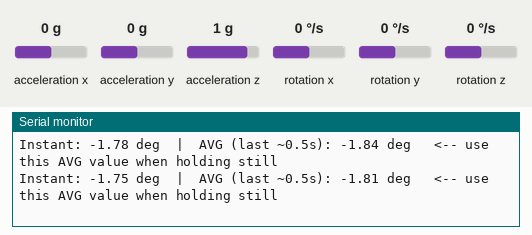
A sketch run on a simulated ESP32. Parts: the last lines printed to the serial monitor. Wiring (inferred from the names in the program): MPU-6050 motion sensor at I2C address 0x68. Inputs (shaded band) come from the test bench; at power-on: acceleration x 0 g, acceleration y 0 g, acceleration z 1 g, rotation y 0 °/s, rotation x 0 °/s, rotation z 0 °/s.

Above: at 2.6 s.
2.7 s: acceleration x set to -1.4 g
At 2.78 s:
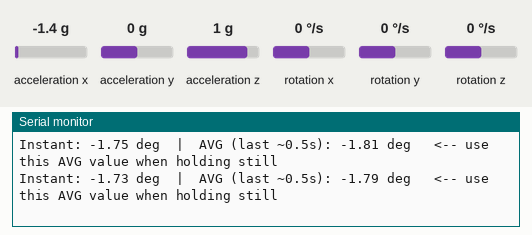
4.2 s: acceleration y set to -1.4 g
At 4.21 s:
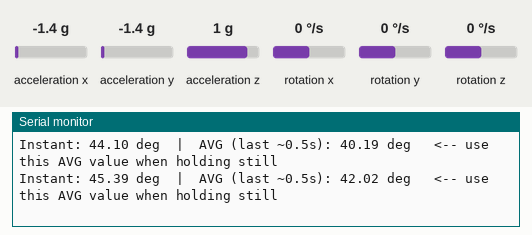
5.7 s: acceleration z set to -1.4 g
At 5.76 s:
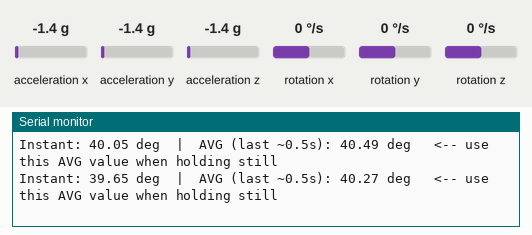
7.2 s: rotation y set to -192 °/s
At 7.3 s:
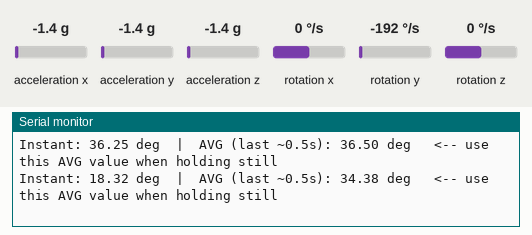
Timing chart, 0 to 9.7 s (numbered marks = the images above; inputs shaded):
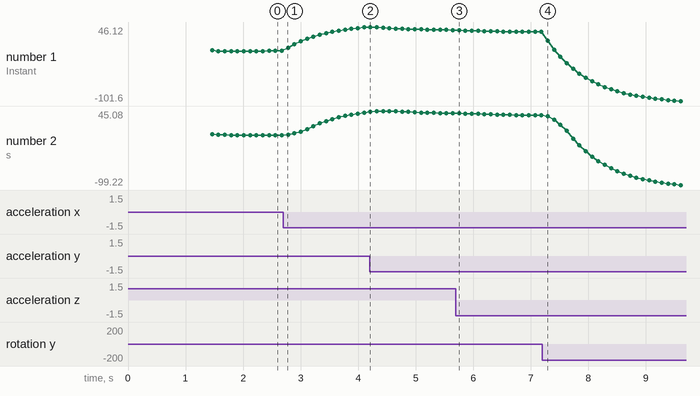

The sketch:

find_vertical_offset.ino
```cpp
/*
  find_vertical_offset.ino
  ==========================================================
  Measurement-only sketch. NO PID, NO motors. Reads the IMU
  through the exact same pipeline as your real balance sketch
  (same calibration values, same Kalman filter) and prints the
  angle so you can find your robot's TRUE mechanical "upright"
  reading -- which is what DesiredAnglePitch should be set to.

  WHY THIS EXISTS:
    DesiredAnglePitch is supposed to be a MEASURED constant --
    the angle the sensor reports when the robot is physically
    vertical -- not a number you nudge by hand while watching
    it wobble. Hand-tuning that value during live instability
    makes it impossible to tell whether a fall is caused by a
    wrong setpoint or a bad gain, because you're changing two
    things that look like one symptom. This sketch isolates
    the measurement so you only ever guess at gains, never at
    the setpoint itself.

  HOW TO USE:
    1. Flash this (uses the same wiring as your balance sketch,
       SDA=GPIO6, SCL=GPIO7, no motor pins needed at all).
    2. Open Serial Monitor at 115200 baud.
    3. Hold the robot upright by hand. Use a wall, door frame,
       or anything with a true vertical edge as a visual guide
       -- eyeballing "looks straight" is surprisingly unreliable
       on its own.
    4. Hold still for 3-5 seconds and watch the AVG number
       settle. The "Instant" reading jitters; the "AVG" reading
       (a rolling ~0.5s average) is the one to trust.
    5. Repeat the hold 2-3 times. If you get consistent numbers
       each time (e.g. -3.x, -3.x, -3.x), that's your real
       offset. If the numbers are wildly inconsistent between
       holds, that points to a different problem entirely (loose
       IMU mount, vibration during the hold) -- not a setpoint
       you can fix by picking a number.
    6. Plug whatever you measured into your balance sketch:
         float DesiredAnglePitch = -3.x;   // your real number

  IMPORTANT -- re-run this anytime the mechanical build changes.
    Your offset depends on exactly how the IMU is mounted and
    how mass is distributed (e.g. the battery move to the top of
    the frame). A number measured before that change is not
    guaranteed to still be correct after it.

  Uses your CURRENT calibration values, matching your latest
  balance sketch exactly, so this measurement is taken through
  the identical sensing pipeline you're actually flying on.
*/

#include <Wire.h>
#include <math.h>

// ==== Pin Definitions ====
#define CUSTOM_SDA_PIN 6
#define CUSTOM_SCL_PIN 7

#define MPU6050_ADDRESS 0x68

// ==== Timing ====
const float dt = 0.01;          // 100Hz loop
uint32_t LoopTimer;

// ==== IMU Raw + Converted Variables ====
int16_t AccXLSB, AccYLSB, AccZLSB;
int16_t GyroXLSB, GyroYLSB, GyroZLSB;
float AccX, AccY, AccZ;
float RateRoll, RatePitch, RateYaw;
float AnglePitch;

// ==== Your CURRENT Calibration Values (matches latest balance sketch) ====
float RateCalibrationRoll  = -3.74;
float RateCalibrationPitch = -0.93;
float RateCalibrationYaw   =  0.91;
float AccXCalibration      = -0.04;
float AccYCalibration      = -0.02;
float AccZCalibration      = -0.03;

// ==== Kalman Filter State - Pitch Only (identical to balance sketch) ====
float KalmanAnglePitch = 0;
float KalmanUncertaintyAnglePitch = 4;
volatile float Kalman1DOutput[] = {0, 0};

// ==== Rolling average, so the printed number doesn't jitter
//      while you're trying to hold the robot still and read it ====
const int AVG_WINDOW = 50;   // 50 samples * 10ms = ~0.5s
float angleBuffer[AVG_WINDOW];
int angleBufferIndex = 0;
bool bufferFilled = false;

// ==== Function Prototypes ====
void read_imu();
void kalman_1d(float& KalmanState, float& KalmanUncertainty,
               float KalmanInput, float KalmanMeasurement);

// -----------------------------------------------------------
void kalman_1d(float& KalmanState, float& KalmanUncertainty,
               float KalmanInput, float KalmanMeasurement) {
  KalmanState = KalmanState + dt * KalmanInput;
  KalmanUncertainty = KalmanUncertainty + dt * dt * 4 * 4;

  float KalmanGain = KalmanUncertainty / (KalmanUncertainty + 3 * 3);
  KalmanState = KalmanState + KalmanGain * (KalmanMeasurement - KalmanState);
  KalmanUncertainty = (1 - KalmanGain) * KalmanUncertainty;

  Kalman1DOutput[0] = KalmanState;
  Kalman1DOutput[1] = KalmanUncertainty;
}

// -----------------------------------------------------------
void read_imu() {
  Wire.beginTransmission(MPU6050_ADDRESS);
  Wire.write(0x3B);
  Wire.endTransmission();
  Wire.requestFrom(MPU6050_ADDRESS, 6);
  AccXLSB = Wire.read() << 8 | Wire.read();
  AccYLSB = Wire.read() << 8 | Wire.read();
  AccZLSB = Wire.read() << 8 | Wire.read();

  Wire.beginTransmission(MPU6050_ADDRESS);
  Wire.write(0x43);
  Wire.endTransmission();
  Wire.requestFrom(MPU6050_ADDRESS, 6);
  GyroXLSB = Wire.read() << 8 | Wire.read();
  GyroYLSB = Wire.read() << 8 | Wire.read();
  GyroZLSB = Wire.read() << 8 | Wire.read();

  RateRoll  = (float)GyroXLSB / 65.5 - RateCalibrationRoll;
  RatePitch = (float)GyroYLSB / 65.5 - RateCalibrationPitch;
  RateYaw   = (float)GyroZLSB / 65.5 - RateCalibrationYaw;

  AccX = (float)AccXLSB / 4096.0 - AccXCalibration;
  AccY = (float)AccYLSB / 4096.0 - AccYCalibration;
  AccZ = (float)AccZLSB / 4096.0 - AccZCalibration;

  AnglePitch = -atan(AccX / sqrt(AccY * AccY + AccZ * AccZ)) * 57.29578;
}

// -----------------------------------------------------------
void setup() {
  Serial.begin(115200);
  delay(1000);
  Serial.println("=== Find Vertical Offset ===");
  Serial.println("No PID, no motors -- measurement only.");

  Wire.setClock(400000);
  Wire.begin(CUSTOM_SDA_PIN, CUSTOM_SCL_PIN);
  delay(250);

  Wire.beginTransmission(MPU6050_ADDRESS);
  Wire.write(0x6B);
  Wire.write(0x00);
  Wire.endTransmission();
  delay(100);

  Wire.beginTransmission(MPU6050_ADDRESS);
  Wire.write(0x1C);
  Wire.write(0x10);
  Wire.endTransmission();

  Wire.beginTransmission(MPU6050_ADDRESS);
  Wire.write(0x1B);
  Wire.write(0x08);
  Wire.endTransmission();

  delay(100);

  Serial.println("Hold the robot upright (use a wall/door frame as a guide).");
  Serial.println("Hold still 3-5s and watch the AVG value settle.");
  Serial.println("Repeat 2-3 times -- consistent AVG = your real offset.");
  Serial.println();

  LoopTimer = micros();
}

// -----------------------------------------------------------
void loop() {
  read_imu();

  kalman_1d(KalmanAnglePitch, KalmanUncertaintyAnglePitch,
            RatePitch, AnglePitch);
  KalmanAnglePitch = Kalman1DOutput[0];
  KalmanUncertaintyAnglePitch = Kalman1DOutput[1];

  // Update rolling average buffer
  angleBuffer[angleBufferIndex] = KalmanAnglePitch;
  angleBufferIndex++;
  if (angleBufferIndex >= AVG_WINDOW) {
    angleBufferIndex = 0;
    bufferFilled = true;
  }

  int count = bufferFilled ? AVG_WINDOW : angleBufferIndex;
  if (count == 0) count = 1;   // avoid divide-by-zero on first sample

  float sum = 0;
  for (int i = 0; i < count; i++) sum += angleBuffer[i];
  float avgAngle = sum / count;

  // Print at ~10Hz, not full 100Hz, so it's readable while holding still
  static uint32_t lastPrint = 0;
  if (millis() - lastPrint > 100) {
    Serial.print("Instant: ");
    Serial.print(KalmanAnglePitch, 2);
    Serial.print(" deg  |  AVG (last ~0.5s): ");
    Serial.print(avgAngle, 2);
    Serial.println(" deg   <-- use this AVG value when holding still");
    lastPrint = millis();
  }

  while (micros() - LoopTimer < (dt * 1000000));
  LoopTimer = micros();
}
```

Measured:
- after the input at 5.7 s, the serial monitor: prints a new line after 0.06 s (image 3)
- after the input at 7.2 s, the serial monitor: prints a new line after 0.10 s (image 4)
- plotted number 1: -1.73 → 45.39 after the input at 2.7 s, 45.39 → 40.05 after the input at 4.2 s, 40.05 → 36.25 after the input at 5.7 s, 36.25 → -101.6 after the input at 7.2 s
- plotted number 2: -1.79 → 42.02 after the input at 2.7 s, 42.02 → 40.49 after the input at 4.2 s, 40.49 → 36.5 after the input at 5.7 s, 36.5 → -99.22 after the input at 7.2 s
